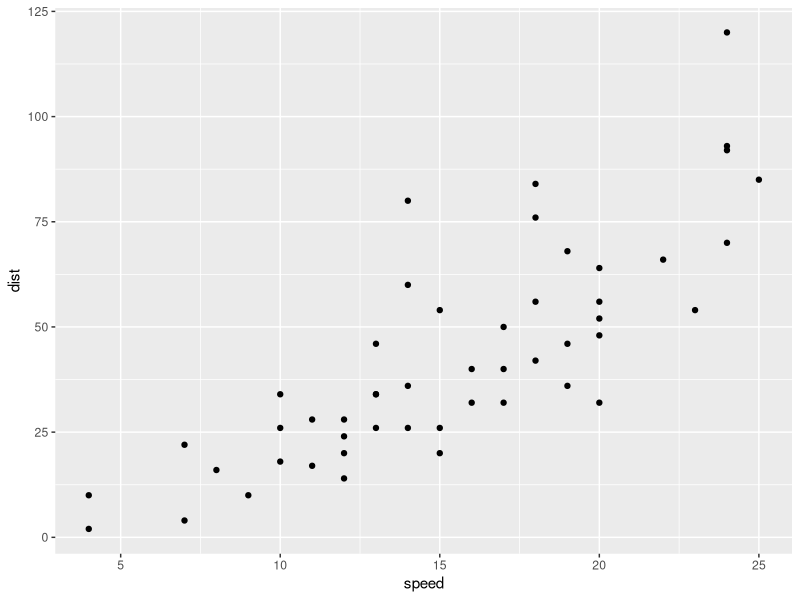
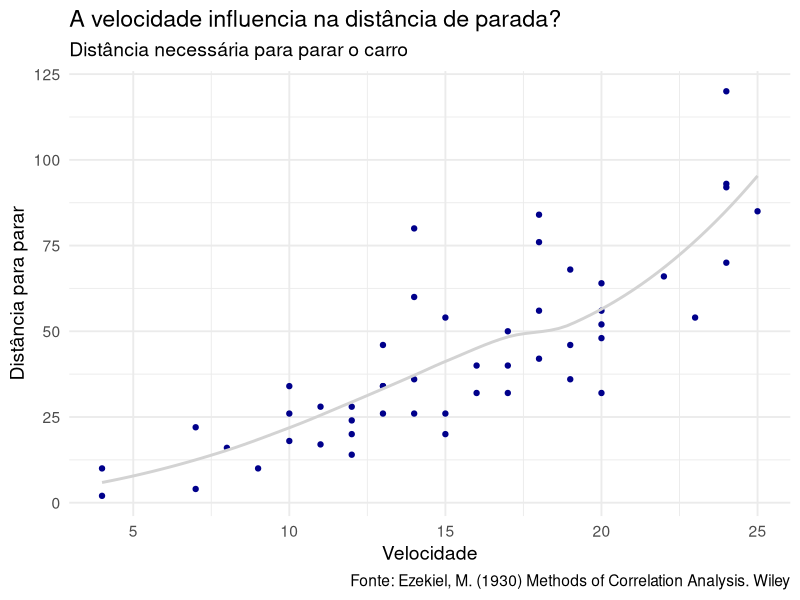

Generate these figures, in order, with R:
## ---- chunk 1
library(tidyverse)
dados_pnud <- read_csv2("../dados/base_pnud_min.csv")
glimpse(dados_pnud)
## ---- chunk 2
#| fig-align: "center"
#| out-width: "70%"
ggplot2::ggplot(cars) +
  ggplot2::aes(speed, dist) +
  ggplot2::geom_point()
## ---- chunk 3
#| fig-align: "center"
#| out-width: "70%"
ggplot2::ggplot(cars) +
  ggplot2::aes(speed, dist) +
  ggplot2::geom_point(colour = "darkblue") +
  ggplot2::stat_smooth(
    se = FALSE, colour = "lightgray", method = "loess",
    formula = "y~x"
  ) +
  ggplot2::theme_minimal(14) +
  ggplot2::labs(
    title = "A velocidade influencia na distância de parada?",
    subtitle = "Distância necessária para parar o carro",
    caption = "Fonte: Ezekiel, M. (1930) Methods of Correlation Analysis. Wiley",
    x = "Velocidade",
    y = "Distância para parar"
  )
